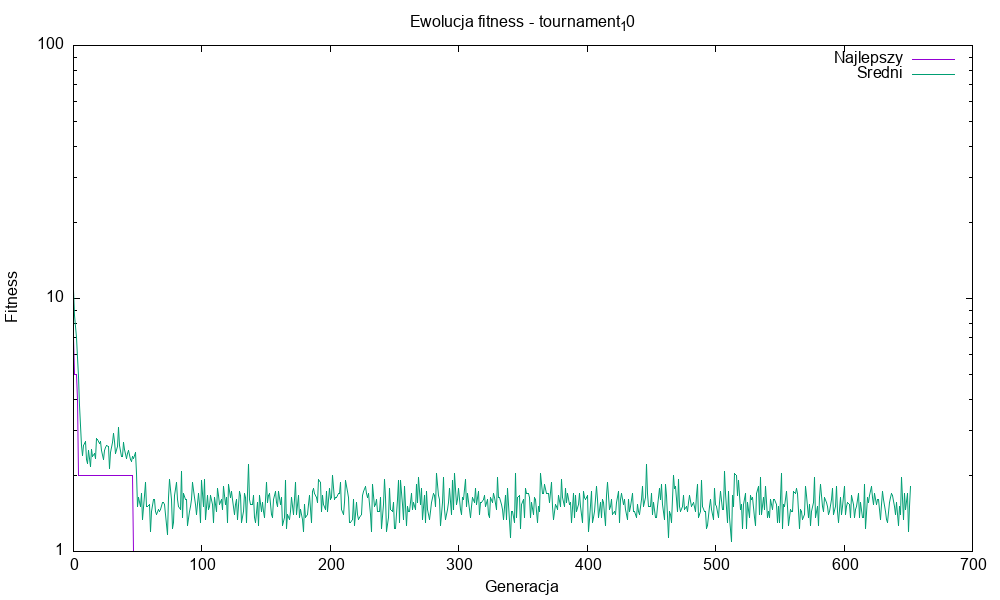

gnuplot code for this plot:
set terminal png size 1000,600
set output 'plot_tournament_10.png'
set title 'Ewolucja fitness - tournament_10'
set xlabel 'Generacja'
set ylabel 'Fitness'
set logscale y
plot 'fitness_data_tournament_10.txt' using 1:2 with lines title 'Najlepszy', 'fitness_data_tournament_10.txt' using 1:3 with lines title 'Sredni'
